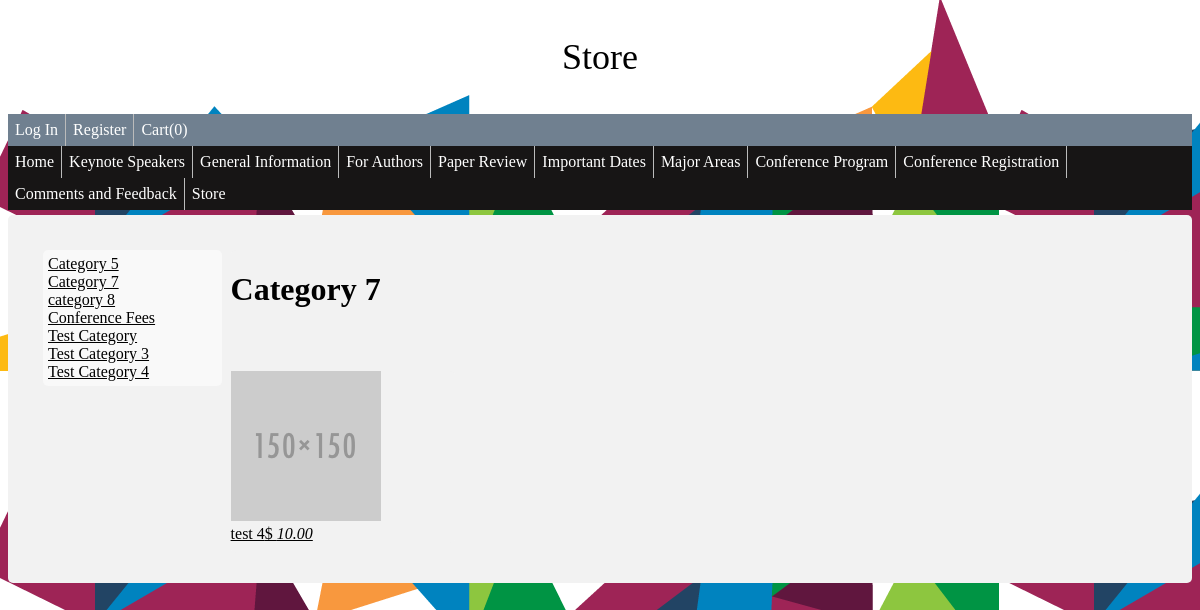
/store/?category_id=12, run on the app's committed database.
### tables this page shows
CREATE TABLE IF NOT EXISTS `wa_product_categories` (
  `ID` int(11) NOT NULL AUTO_INCREMENT,
  `CATEGORY_NAME` varchar(20) NOT NULL,
  PRIMARY KEY (`ID`),
  UNIQUE KEY `CATEGORY_NAME` (`CATEGORY_NAME`)
);

CREATE TABLE IF NOT EXISTS `wa_products` (
  `ID` int(11) NOT NULL AUTO_INCREMENT,
  `CATEGORY` int(11) NOT NULL,
  `NAME` varchar(20) NOT NULL,
  `DESCRIPTION` varchar(256) NOT NULL,
  `PRICE` float NOT NULL,
  `IMG_NAME` varchar(255) NOT NULL,
  PRIMARY KEY (`ID`),
  UNIQUE KEY `PROD_CAT_NAME` (`CATEGORY`,`NAME`) COMMENT 'Prevent two products with same name and category',
  KEY `CATEGORY` (`CATEGORY`)
);

### models/ProdCatModel.php (called while the page is built, shortened)
<?php
class ProdCatModel {
    private $pdo;
    private $table = 'wa_product_categories';
    public function __construct($inPdo) {
        if ($inPdo instanceof PDO) {
            $this->pdo = $inPdo;
        } else {
            die("Object Type Error");
        }
    }
    public function getList() {
        $stmt = $this->pdo->prepare("SELECT * FROM $this->table");
        $stmt->execute();
        $cats = $stmt->fetchAll();
        return $cats;
    }
    public function getListByID($id) {
        $stmt = $this->pdo->prepare("SELECT * FROM $this->table WHERE ID = :id");
         $stmt->bindParam(':id', $id);
        $stmt->execute();
        $cats = $stmt->fetch();
        return $cats;
    }
}
?>

### models/ProdModel.php (called while the page is built, shortened)
<?php
class ProdModel {
    private $pdo;
    private $table = 'wa_products';
    public function __construct($inPdo) {
        if ($inPdo instanceof PDO) {
            $this->pdo = $inPdo;
        } else {
            die("Object Type Error");
        }
    }
    public function getList() {
        $stmt = $this->pdo->prepare("SELECT * FROM $this->table");
        $stmt->execute();
        $products = $stmt->fetchAll();
        return $products;
    }
    public function getListByCat($catID) {
        $stmt = $this->pdo->prepare("SELECT * FROM $this->table WHERE CATEGORY = :catID");
        $stmt->bindParam(':catID', $catID);
        $stmt->execute();
        $products = $stmt->fetchAll();
        return $products;
    }
}
?>

### public_html/store/store.php (the view, shortened to what this page needs)
<!doctype html>
<html>
    <head>
        <link rel="stylesheet" type="text/css" href="../css/styles.css">
    </head>
    <body background="../images/2015_AIGA-Design-Month_Website-Footer.png">
        <p style="text-align: center; font-size: 36px;">Store</p>
        <?php include '../home/menu.php'; ?>
        <div class='body'>
            <div class="category_list">
                <?php
                foreach ($categories as $cat) {
                    echo '<a href=.?category_id=' . $cat['ID'] . '>' . $cat['CATEGORY_NAME'] . '</a><br>';
                }
                ?>
            </div>
            <div class="product_list">
                <h1><?php echo $category_one['CATEGORY_NAME'] ?></h1>
                <br>
                <br>
                <?php
                foreach ($product_list as $product) {
                    echo '<div class="product">';
                    $html = '<a href=?action=product_detail&amp;product_id=' . $product['ID'] . '>';
                    if ($product['IMG_NAME'] == '') {
                        $html .= '<img src="../product_images/default.png"/><br>';
                    } else {
                        $html .= '<img src="../product_images/' . $product['IMG_NAME'] . '"/><br>';
                    }
                    $html .= $product['NAME'];
                    $html .= '$ <i>' . number_format($product['PRICE'], 2) . '</i>';
                    $html .= '</a>';
                    echo $html;
                    echo '</div>';
                }
                ?>
            </div>
        </div>
    </body></html>

### public_html/css/styles.css (style rules this page uses)
div { border-radius: 5px; background-color: #f2f2f2; padding: 30px; margin-top: 5px; }
ul { list-style-type: none; margin: 0; padding: 0; overflow: hidden; background-color: #171515; }
li { float: left; border-right:1px solid #bbb; padding: 0px; }
li:last-child { border-right: none; }
li a { display: block; color: white; text-align: center; padding: 14px 16px; text-decoration: none; margin: 0px; }
li a, .dropbtn { display: inline-block; color: white; text-align: center; padding: 7px; text-decoration: none; }
li.dropdown { display: inline-block; }

### public_html/store/store.php (style rules this page uses)
.category_list { display: inline-block; width: 15%; background-color: #f9f9f9; margin: 5px; padding:5px; vertical-align: top; }
.product_list, .product_detail { display: inline-block; width: 80%; padding:0px; }
.product { display: inline-block; width: 25%; padding:0px; margin-bottom: 10px; }
img { width:150px; }
.category_list a { color:black; }
.product a { color:black; }

### data on the page
wa_product_categories: CATEGORY_NAME "Category 5"
wa_product_categories: CATEGORY_NAME "Category 7"
wa_product_categories: CATEGORY_NAME "category 8"
wa_product_categories: CATEGORY_NAME "Conference Fees"
wa_product_categories: CATEGORY_NAME "Test Category"
wa_product_categories: CATEGORY_NAME "Test Category 3"
wa_product_categories: CATEGORY_NAME "Test Category 4"
wa_products: IMG_NAME (placeholder picture), html "test 4", PRICE "10.00"

### other printed values
$ttlQty "0"
